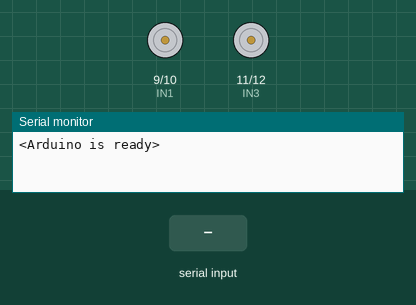
Recording of a sketch running on a simulated Arduino Uno, built with avr-gcc and run on an emulated ATmega328P. Shown: motor-driver pin pairs drawn as motors (green arrow = first pin HIGH = forward, orange = second pin HIGH = backward, longer = more drive), the last lines printed to the serial monitor. Inputs (shaded band) come from the test bench.

Above: at 1.2 s.
1.3 s: "3" received over Serial
At 1.5 s:
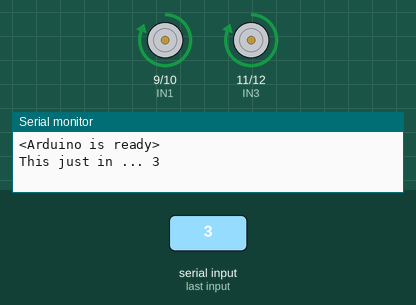
3.0 s: "1" received over Serial
At 3.7 s:
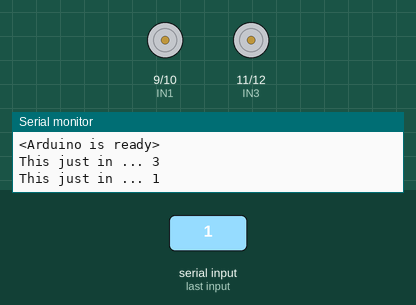
4.6 s: "2" received over Serial
At 5.9 s:
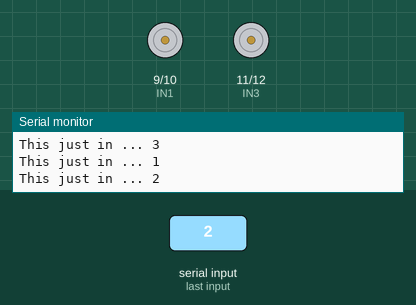
6.2 s: "4" received over Serial
At 6.4 s:
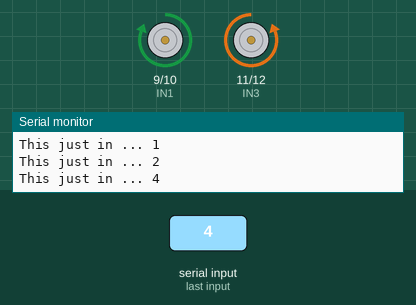
7.9 s: "5" received over Serial
At 8.1 s:
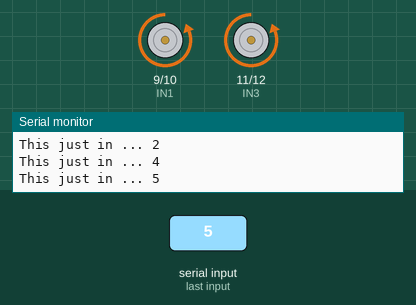
Timing chart, 0 to 10.6 s (numbered marks = the images above; inputs shaded):
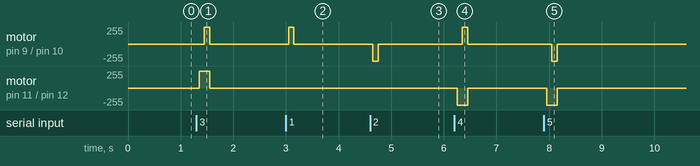

The sketch:

relay_code.ino
```cpp
// Run mix.py from powershell [admin]

char serialData;
int receivedChar;
boolean newData = false;

void setup() {
  // initialize digital pins as an outputs.
  pinMode(9, OUTPUT);   // IN1
  pinMode(10, OUTPUT);  // IN2
  pinMode(11, OUTPUT);  // IN3
  pinMode(12, OUTPUT);  // IN4
  Serial.begin(9600);
  Serial.println("<Arduino is ready>");
}

void loop() {
  delay(150);

  recvOneChar();                 // This fuction reads the data coming from Python
  showNewData();                 // This function is std and starts the motion function
}

void recvOneChar() {
  if (Serial.available() > 0) {
    serialData = Serial.read();
    //receivedChar = receivedChar-'0';
    newData = true;
  }
}
void showNewData() {
  if (newData == true)  { //&& (newData == 1)
    Serial.print("This just in ... ");
    Serial.println(serialData);
    startCode();
    newData = false;
  }
}


void startCode() {                //Change all values of LOW to HIGH

  digitalWrite(9, LOW);
  digitalWrite(10, LOW);
  digitalWrite(11, LOW);
  digitalWrite(12, LOW);
  digitalWrite(13, LOW);          //supply power to the LED [Remove when connecting the car]


  //Relay stuff
  if (serialData > 0) {
    while (serialData == '1') {
      digitalWrite(9, HIGH);
      delay(100);
      serialData = 0;

      digitalWrite(9, LOW);
    }

    while (serialData == '2') {        // RVS Motion
      digitalWrite(10, HIGH);
      delay(100);
      serialData = 0;

      digitalWrite(10, LOW);
    }

    while (serialData == '3') {        // FWD + Right Motion
      digitalWrite(11, HIGH);       // Wheels turn Right [11]
      delay(100);
      digitalWrite(9, HIGH);        // FWD Motion is activated [10]
      delay(100);
      digitalWrite(9, LOW);         // Stops FWD Motion
      digitalWrite(11, LOW);        // Wheels return to original position
      serialData = 0;               // Reset value
    }


    while (serialData == '4') {        // FWD + Left Motion
      digitalWrite(12, HIGH);
      delay(100);
      digitalWrite(9, HIGH);        // FWD Motion is activated [10]
      delay(100);
      serialData = 0;               // Reset value
      digitalWrite(9, LOW);
      digitalWrite(12, LOW);
    }

    while (serialData == '5') {        // RVS + Left Motion
      digitalWrite(12, HIGH);
      delay(100);
      digitalWrite(10, HIGH);       // FWD Motion is activated [10]
      delay(100);
      serialData = 0;               // Reset value
      digitalWrite(10, LOW);
      digitalWrite(12, LOW);
    }

    while (serialData == '6') {        // RVS + Left Motion
      digitalWrite(12, HIGH);
      delay(100);
      digitalWrite(10, HIGH);       // FWD Motion is activated [10]
      delay(100);
      serialData = 0;               // Reset value
      digitalWrite(10, LOW);
      digitalWrite(12, LOW);
    }
  }
}
```

Measured:
- after the input at 1.3 s, motor on pin 9 (IN1) / pin 10 (IN2): stopped → forward 255/255 after 0.15 s, → stopped 0.10 s later; motor on pin 11 (IN3) / pin 12 (IN4): stopped → forward 255/255 after 0.05 s, → stopped 0.20 s later
- after the input at 3.0 s, motor on pin 9 (IN1) / pin 10 (IN2): stopped → forward 255/255 after 0.05 s, → stopped 0.10 s later
- after the input at 4.6 s, motor on pin 9 (IN1) / pin 10 (IN2): stopped → backward 255/255 after 0.05 s, → stopped 0.10 s later
- after the input at 6.2 s, motor on pin 9 (IN1) / pin 10 (IN2): stopped → forward 255/255 after 0.15 s, → stopped 0.10 s later; motor on pin 11 (IN3) / pin 12 (IN4): stopped → backward 255/255 after 0.05 s, → stopped 0.20 s later
- after the input at 7.9 s, motor on pin 9 (IN1) / pin 10 (IN2): stopped → backward 255/255 after 0.15 s, → stopped 0.10 s later; motor on pin 11 (IN3) / pin 12 (IN4): stopped → backward 255/255 after 0.05 s, → stopped 0.20 s later
